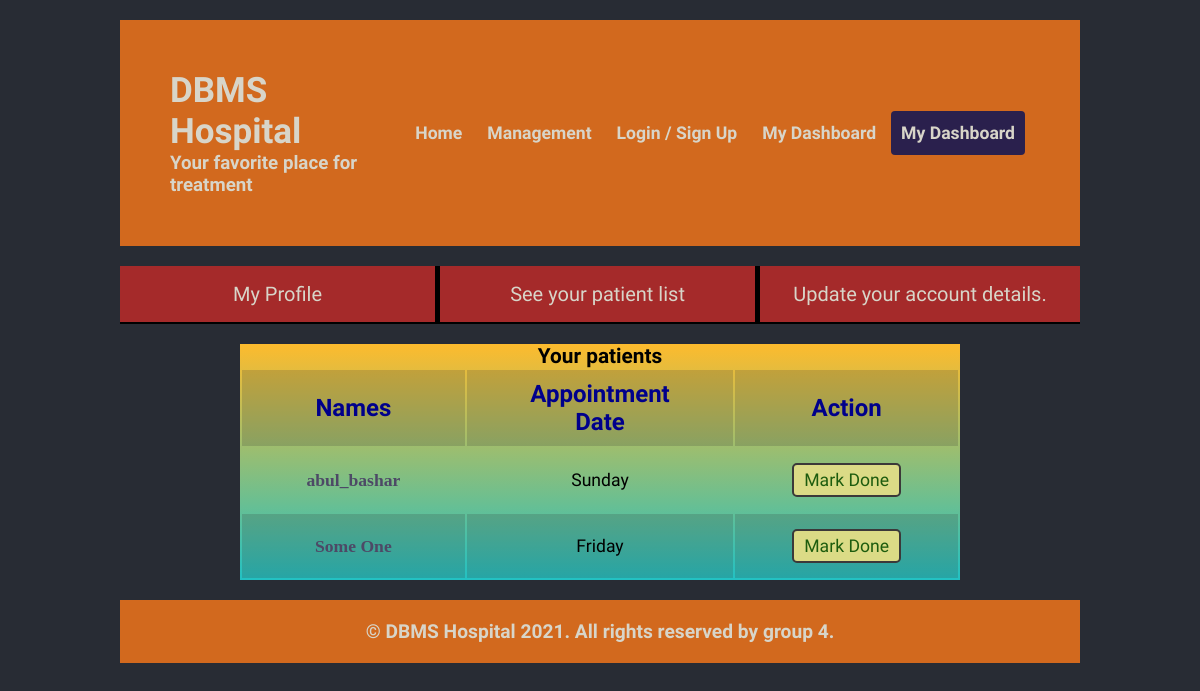
Screenshot of /doctor_dashboard.php with the database file from the repository.
### tables this page shows
CREATE TABLE IF NOT EXISTS `appointments` (
  `app_id` int(11) NOT NULL AUTO_INCREMENT,
  `d_id_app` int(11) NOT NULL,
  `p_id_app` int(11) NOT NULL,
  `dep_id_app` int(10) DEFAULT NULL,
  `app_routine` int(7) DEFAULT NULL,
  `app_created` datetime NOT NULL DEFAULT CURRENT_TIMESTAMP,
  `app_status` tinyint(1) DEFAULT NULL,
  PRIMARY KEY (`app_id`)
);

CREATE TABLE IF NOT EXISTS `patients` (
  `p_id` int(11) NOT NULL AUTO_INCREMENT,
  `p_email` varchar(30) NOT NULL,
  `p_name` varchar(25) NOT NULL,
  `p_dob` date NOT NULL,
  `p_gender` enum('m','f','n') DEFAULT NULL,
  `p_address` varchar(55) DEFAULT NULL,
  `p_phone` int(15) NOT NULL,
  `p_password` varchar(35) NOT NULL,
  PRIMARY KEY (`p_id`),
  UNIQUE KEY `p_username` (`p_email`)
);

### action.php (called while the page is built, shortened)
<?php
    include 'db_con.php';
    class Process extends Database{
        public function return_sql_result($table,$term="", $content="", $order_by_term="", $order_by_type="",$limit=""){
            $sql = "SELECT * FROM $table ";
            if(!empty($term)){
                $sql.="WHERE $term =$content";
            }
            if($order_by_type!= "" && $order_by_term!=""){
                $sql.= " ORDER BY ".$order_by_term." ".$order_by_type;
            }
            return mysqli_query($this->conn, $sql);
        }
        public function get_day($day_number){
            switch($day_number){
                case 1: return "Sunday";
                case 6: return "Friday";
            }
        }
    }
    $obj = new Process;

### db_con.php (called while the page is built, shortened)
<?php
    class Database{
        function __construct()
        {
            $this->conn = mysqli_connect(DB_HOST,DB_USER,DB_PASS,DB_NAME);
        }
    }
?>

### doctor_dashboard.php (the view, shortened to what this page needs)
<?php
    include 'action.php';
    $d_id = 3;
    $patient_list = $obj->return_sql_result("appointments", 'd_id_app', $d_id, "app_id", "DESC");
?>
<!DOCTYPE html>
<html lang="en">
<head>
    <link rel="stylesheet" href="assets/css/style.css">
</head>
<body>
    <div class="content_wrapper">
        <div class="wrapper">
            <header>
                <div class="logo">
                    <h2>DBMS Hospital</h2>
                    <h3>Your favorite place for treatment</h3>
                </div>
                <nav id="main_nav">
                    <ul class="nav_buttons">
                        <li><a href="index.php">Home
                        </a></li>
                        <li><a href="management_dashboard.php">
                            Management
                        </a></li>
                        <li><a href="sign-in-or-sign-up.php">
                            Login / Sign Up
                        </a></li>
                        <li><a href="patient_dashbord.php">
                            My Dashboard
                        </a></li>
                        <li><a href="doctor_dashboard.php" class="active-main-nav">
                            My Dashboard
                        </a></li>
                    </ul>
                </nav>
        </div>
    </div>
    <main>
        <div class="content_wrapper">
            <div class="wrapper">
                <div id="patient_view" class="doc_dashboard">
                    <nav class="secondary_nav">
                        <ul>
                            <li>
                                <a href="doctor.php">My Profile</a>
                            </li>
                            <li>
                                <a href="#patient_list">See your patient list</a>
                            </li>
                            <li><a href="#update_details">
                                Update your account details.
                            </a></li>
                        </ul>
                    </nav>
                </div>
            </div>
        </div>
        <div class="content_wrapper">
            <div class="wrapper">
                <div id="patient_list" class="patient_list_view form-item item_according_to_link">
                    <div id="doctor_approval">
                    <h2>Your patients</h2>
                    <table width="100%" style="transition:none;" id="patient_list_doc">
                        <tbody>
                            <tr>
                                <th>
                                    Names
                                </th>
                                <th>
                                    Appointment Date
                                </th>
                                <th>
                                    Action
                                </th>
                            </tr>
        <?php
            while($row=mysqli_fetch_assoc($patient_list)){
                if(!$row['app_status']){
                    echo '<tr><td class="color_black">';
                    $patient_name = $obj->return_sql_result("patients", 'p_id', $row['p_id_app']);
                    ?>
                        <a class="patient_name" href="patient.php?p_id=<?php echo $row['p_id_app']?>" data-appid="<?php echo $row['app_id']?>">
                            <?php
                                $patient_name = mysqli_fetch_assoc($patient_name)['p_name'];
                                echo $patient_name;
                            ?>
                        </a>
                    </td>
                    <td class="color_black">
                        <?php echo $obj->get_day($row['app_routine']);?>
                    </td>
                    <td class="color_black">
                    <a href="#m" class="btn btn-success mark_done">
                        Mark Done
                    </a>
                </td>
            </tr>
                <?php
                    }
                }
                ?>
                        </tbody>
                    </table>
                    </div>
                </div>
            </div>
        </div>
    </main>
    <?php
        include 'footer.php';
    ?>

### assets/css/style.css (style rules this page uses)
* { margin: 0; padding: 0; box-sizing: border-box; font-family: 'Lobster Two', cursive; transition: all 0.5s ease; }
body { background-color: #282C34; color: #d8d5c9; overflow-x: hidden!important; }
.content_wrapper { width: 100%; margin-top: 20px; }
.wrapper { width: 80% ; margin: 0 auto; }
header { display: flex; justify-content: space-between; align-items: center; background-color: chocolate; padding: 50px; }
div.logo h2 { font-size: 35px; }
nav#main_nav ul.nav_buttons { display: flex; list-style-type: none; width: max-content; }
nav#main_nav ul.nav_buttons li { margin-right: 5px; }
nav#main_nav ul.nav_buttons li a { padding: 12px 10px; background-color: chocolate; text-decoration: none; color: #d8d5c9; font-weight: 700; font-size: 1.1em; }
.active-main-nav { background-color: rgb(42, 32, 77)!important; border-radius: 4px!important; }
nav.secondary_nav { width: 25%; }
nav.secondary_nav ul { list-style: none; display: flex; flex-direction: column; }
nav.secondary_nav ul li { background-color: brown; border-bottom: 2px solid black; }
nav.secondary_nav ul li a { padding: 16px; color: #d8d5c9; display: block; text-decoration: none; font-size: 20px; }
div.item_according_to_link { width: 75%; margin: 0 auto; margin-top: 20px; }
div.item_according_to_link div { text-align: center; background: rgb(34,193,195); background: linear-gradient(0deg, rgba(34,193,195,1) 0%, rgba(253,187,45,1) 100%); }
.btn { border: 2px solid rgb(59, 57, 57); border-radius: 5px; }
.btn-success { width: max-content; color: rgb(29, 92, 14); background-color: rgb(219, 219, 134); padding: 5px 10px; display: block; margin: 10px auto; text-decoration: none; }
#patient_view nav { width: 100%!important; }
#patient_view nav ul { display: flex; width: 100%; flex-direction: row; }
#patient_view nav ul li { width: 34%; border-right: 5px solid black; }
#patient_view nav ul li:last-child { border-right: none; }
#patient_view nav ul li a { text-align: center; }
div.doc_dashboard nav.secondary_nav { width: 100%; }
div.doc_dashboard nav.secondary_nav ul { width: max-content; margin: 0 auto; display: flex; flex-direction: row; }
.patient_list_view { display: block; width: max-content; margin: 0 auto; }
.patient_list_view h2 { color: #000; font-size: 1.3em; }
.color_black { text-decoration: none; color: #000; padding: 5px; font-size: 1.1em; width: 200px; margin: 0 auto; }
table>tbody>tr>th, table>tbody>tr>td { padding: 10px 50px; font-size: 1.5em; }
#patient_list_doc>tbody>tr { color: darkblue; }
#patient_list_doc>tbody>tr:nth-child(odd) { background: rgba(53, 53, 52, 0.2); }
.patient_name { text-decoration: none; font-family: candara; font-weight: bolder; color: rgb(77, 73, 102); }

### rows the page displays
appointments: patients.p_name "abul_bashar", app_routine "Sunday"
appointments: patients.p_name "Some One", app_routine "Friday"
